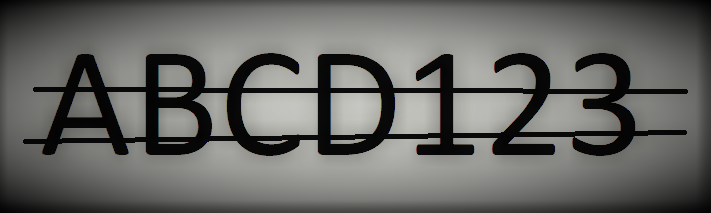
#> input picture 7) Contours & Shape Analysis/abcd123.png, 711 x 213 px
$ python captcha_detection.py
#> lines starting #> are read from the running program, lines starting #| are printed output that depends on the picture; after the words box and inside, x2 and y2 are one past the last pixel; in counts of white or black regions, pixels touching at a corner belong together
import cv2 as cv
import numpy as np
from os import listdir
from skimage.metrics import structural_similarity


def match(rects):
    names = [f for f in listdir('patterns')]
    patterns = [cv.imread('patterns/%s'%f, 0) for f in listdir('patterns')]

    patterns = list(map(lambda x: cv.adaptiveThreshold(x, 255, cv.ADAPTIVE_THRESH_MEAN_C, cv.THRESH_BINARY_INV, 15, 10), patterns))

    k = cv.getStructuringElement(cv.MORPH_ELLIPSE, (3, 3))
    patterns = list(map(lambda x: cv.morphologyEx(x, cv.MORPH_OPEN, k), patterns))

    k = cv.getStructuringElement(cv.MORPH_ELLIPSE, (9, 9))
    patterns = list(map(lambda x: cv.morphologyEx(x, cv.MORPH_CLOSE, k), patterns))

    patterns = list(map(lambda x: cv.medianBlur(x, 7), patterns))
    patterns = list(map(lambda x: cv.Canny(x, 50, 240), patterns))

    cnts = list(map(lambda x: cv.findContours(x, cv.RETR_EXTERNAL, cv.CHAIN_APPROX_NONE)[0][0], patterns))
    cnts = list(map(cv.boundingRect, cnts))

    for i in range(len(cnts)):
        x, y, w, h = cnts[i]
        patterns[i] = patterns[i][y: y+h, x: x+w]

    text = []
    for image in rects:
        char = ''
        max_similarity = 0

        for i in range(len(patterns)):
            symbol, pattern = names[i][0], patterns[i]
            pattern = cv.resize(pattern, tuple(reversed(image.shape[:2])))
            score = structural_similarity(image, pattern, full=True)[0]
            if score > max_similarity:
                max_similarity = score
                char = symbol

        text.append(char)
    return ''.join(text)


# sorting contours from left to right
def sort_contours(contours):
    dic = {}
    for contour in contours:
        x_points = contour[:, :, 0]
        dic[min(x_points)[0]] = contour

    dic = dict(sorted(dic.items()))
    return dic.values()


if __name__ == "__main__":
    captcha = cv.imread('abcd123.png', 0)
#> captcha: shape (213, 711); min 0, max 197, mean 102
    img = captcha.copy()

    # removing extra horizontal lines and noises
    kernel = cv.getStructuringElement(cv.MORPH_RECT, (3, 10))
    captcha = cv.morphologyEx(captcha, cv.MORPH_CLOSE, kernel)
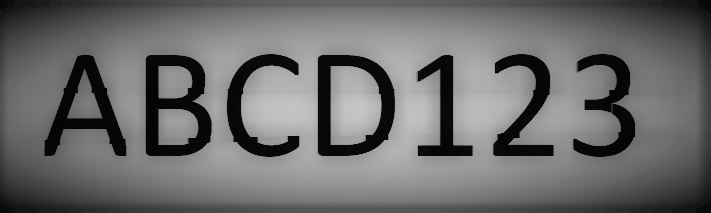
#> captcha: shape (213, 711); min 3, max 197, mean 107

    captcha = cv.adaptiveThreshold(captcha, 255, cv.ADAPTIVE_THRESH_MEAN_C, cv.THRESH_BINARY_INV, 15, 10)
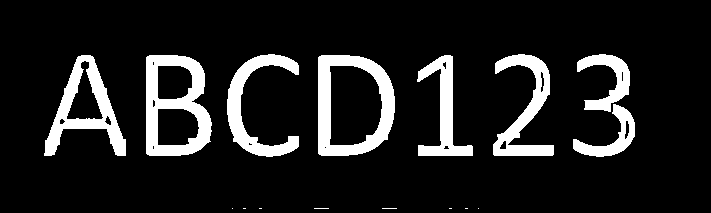
#> captcha: shape (213, 711); 12.4% white; 16 white regions (8 under 20 px), largest, box (x1, y1, x2, y2) and area: (146, 55, 212, 156) 3474, (318, 55, 395, 156) 3372, (44, 55, 126, 156) 2774

    kernel = cv.getStructuringElement(cv.MORPH_ELLIPSE, (3, 3))
    captcha = cv.morphologyEx(captcha, cv.MORPH_OPEN, kernel)
#> captcha: shape (213, 711); 12.3% white; 8 white regions, largest, box (x1, y1, x2, y2) and area: (146, 55, 212, 156) 3470, (318, 55, 395, 156) 3369, (44, 55, 126, 156) 2760

    kernel = cv.getStructuringElement(cv.MORPH_ELLIPSE, (9, 9))
    captcha = cv.morphologyEx(captcha, cv.MORPH_CLOSE, kernel)
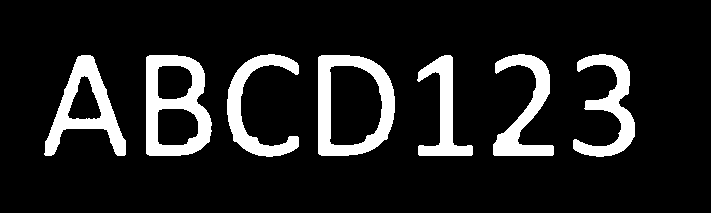
#> captcha: shape (213, 711); 12.7% white; 7 white regions, largest, box (x1, y1, x2, y2) and area: (146, 55, 212, 156) 3543, (318, 55, 395, 156) 3387, (44, 55, 126, 156) 2933

    captcha = cv.medianBlur(captcha, 5)
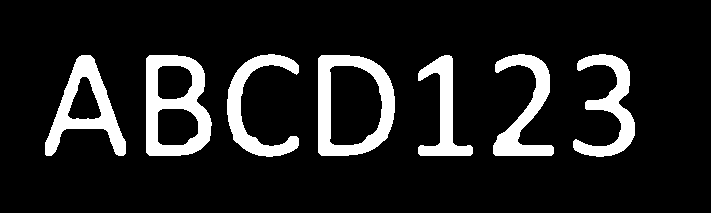
#> captcha: shape (213, 711); 12.7% white; 7 white regions, largest, box (x1, y1, x2, y2) and area: (146, 55, 212, 156) 3541, (318, 55, 395, 156) 3386, (45, 55, 126, 156) 2919
    captcha = cv.Canny(captcha, 50, 240)
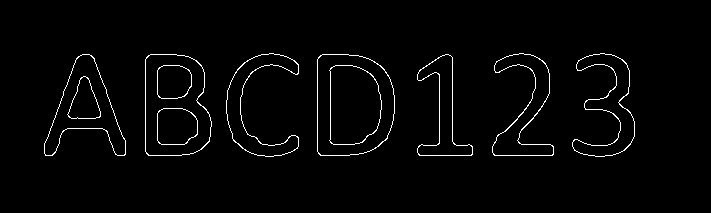
#> captcha: shape (213, 711); 2.1% white in thin lines or dots, all inside (x1, y1, x2, y2) = (44, 53, 635, 157)


    contours, hierarchy = cv.findContours(captcha, cv.RETR_EXTERNAL, cv.CHAIN_APPROX_NONE)
#> contours = 7 contours; box (x1, y1, x2, y2) and area: (317, 54, 395, 156) 6911, (145, 54, 212, 156) 5854, (44, 54, 126, 156) 3771, (572, 53, 635, 157) 2494, (492, 53, 554, 156) 2476, (226, 53, 299, 157) 2434, (417, 54, 473, 156) 1988
    contours = filter(lambda x: cv.contourArea(x) > 1e3, contours)
    contours = sort_contours(contours)

    rects = list(map(cv.boundingRect, contours))
#> rects = [(44, 54, 82, 102), (145, 54, 67, 102), (226, 53, 73, 104), (317, 54, 78, 102), (417, 54, 56, 102), (492, 53, 62, 103), (572, 53, 63, 104)]
    rects = list(map(lambda rect: captcha[rect[1]:rect[1]+rect[3], rect[0]:rect[0]+rect[2]], rects))
#> rects = 7 items

    result = match(rects)
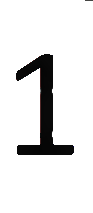
#> input picture 7) Contours & Shape Analysis/patterns/1.png, 93 x 213 px
#> in match, `patterns = [cv.imread('patterns/%s'%f, 0) for f in listdir('patterns')]`: patterns = 1 item
#> in match, `cnts = list(map(lambda x: cv.findContours(x, cv.RETR_EXTERNAL, cv.CHAI..`: cnts = 1 contour; box (x1, y1, x2, y2) and area: (15, 53, 74, 155) 2002
#> in match, `cnts = list(map(cv.boundingRect, cnts))`: cnts = [(15, 53, 59, 102)]
#> the loop in match, `for i in range(len(cnts)):` made 1 pass
#> the loop in match, `for image in rects:` made 7 passes
#> after the loop in match, `for image in rects:`: text = ['1', '1', '1', '1', '1', '1', '1']
#> result = '1111111'
    print(result)
#| 1111111
